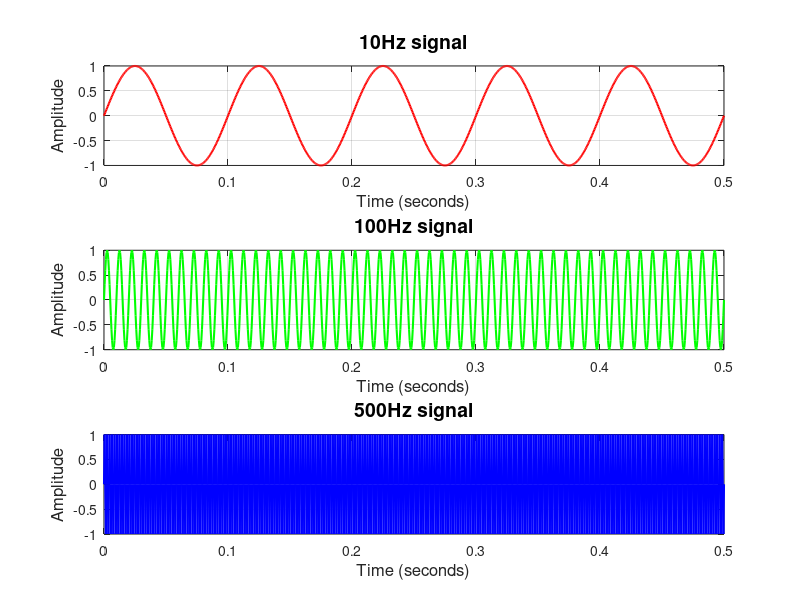

Write the MATLAB code that produced this figure. (Note: this script raises an error after producing the figure.)
%%%%%%%%%%%%%%%%%%%%%%%%%%%%%%%%%%%%%%%%%%%%%%%%%%%%%%%%%%%%%%%%%%%%%%%%%%%
% Sinusoidal Signal Generation and Visualization
%
% Generates three sine waves (10 Hz, 100 Hz, 500 Hz) and plots each
% individually using subplots.
%
% Parameters:  fs = 2000 Hz  |  Duration: 0–0.5 s  |  Total: 1001 samples
%
% Author: Mohamed GALY
% Date: 2026
%%%%%%%%%%%%%%%%%%%%%%%%%%%%%%%%%%%%%%%%%%%%%%%%%%%%%%%%%%%%%%%%%%%%%%%%%%%

%============================= HouseKeeping ==============================%
clc;        % clear command window
close all;  % close all figures
clear;      % clear variables in the workspace
workspace;  % make sure workspace is open
%=========================================================================%
%============================= Format Setting ============================%
format long g   % 15 significant digits, fixed-point or scientific
format compact  % reduce vertical spacing in output
fontsize = 2;   % figure font size scale
%=========================================================================%

%========================== Generating-signal ============================%
% Time vector: 0 to 0.5 s at fs = 2000 Hz → 1001 samples
t = 0 : 1/2000 : 0.5;
%=========================================================================%

%========================== Define the wave parameters ===================%
%================================== Signal-1 =============================%
f1 = 10;    % 10 Hz
T1 = 1/f1;  % period
amp1 = 1;   % amplitude

%================================== Signal-2 =============================%
f2 = 100;   % 100 Hz
T2 = 1/f2;  % period
amp2 = 1;   % amplitude

%================================== Signal-3 =============================%
f3 = 500;   % 500 Hz
T3 = 1/f3;  % period
amp3 = 1;   % amplitude
%=========================================================================%

%========================== Create the signals ===========================%
signal1 = amp1 * sin(2*pi*t/T1); % 10 Hz
signal2 = amp3 * sin(2*pi*t/T2); % 100 Hz
signal3 = amp2 * sin(2*pi*t/T3); % 500 Hz
%=========================================================================%

%========================== Plot the signal ==============================%

%========================== NOOP PLOT ====================================%
%PLOT Signals%
% plot(t,signal1)
% plot(t,signal2)
% plot(t,signal3)
%=========================================================================%

%=========================== PRO PLOT ====================================%
figure; % Create a new figure window

% First subplot: Signal 1
subplot(3, 1, 1); % Divide the figure into a 3x1 grid, use the 1st section
plot(t, signal1, 'r-', 'LineWidth', 1.5); % Plot signal1 in red
grid on; % Add grid
title('10Hz signal', 'FontSize', 14); % Title for the first plot
xlabel('Time (seconds)', 'FontSize', 12);
ylabel('Amplitude', 'FontSize', 12);

% Second subplot: Signal 2
subplot(3, 1, 2); % Use the 2nd section of the grid
plot(t, signal2, 'g-', 'LineWidth', 1.5); % Plot signal2 in green
grid on; % Add grid
title('100Hz signal', 'FontSize', 14); % Title for the second plot
xlabel('Time (seconds)', 'FontSize', 12);
ylabel('Amplitude', 'FontSize', 12);

% Third subplot: Signal 3
subplot(3, 1, 3); % Use the 3rd section of the grid
plot(t, signal3, 'b-', 'LineWidth', 1.5); % Plot signal3 in blue
grid on; % Add grid
title('500Hz signal', 'FontSize', 14); % Title for the third plot
xlabel('Time (seconds)', 'FontSize', 12);
ylabel('Amplitude', 'FontSize', 12);

% Adjust layout for better spacing
sgtitle('Signals', 'FontSize', 16); % Overall title for the figure
%=========================================================================%
